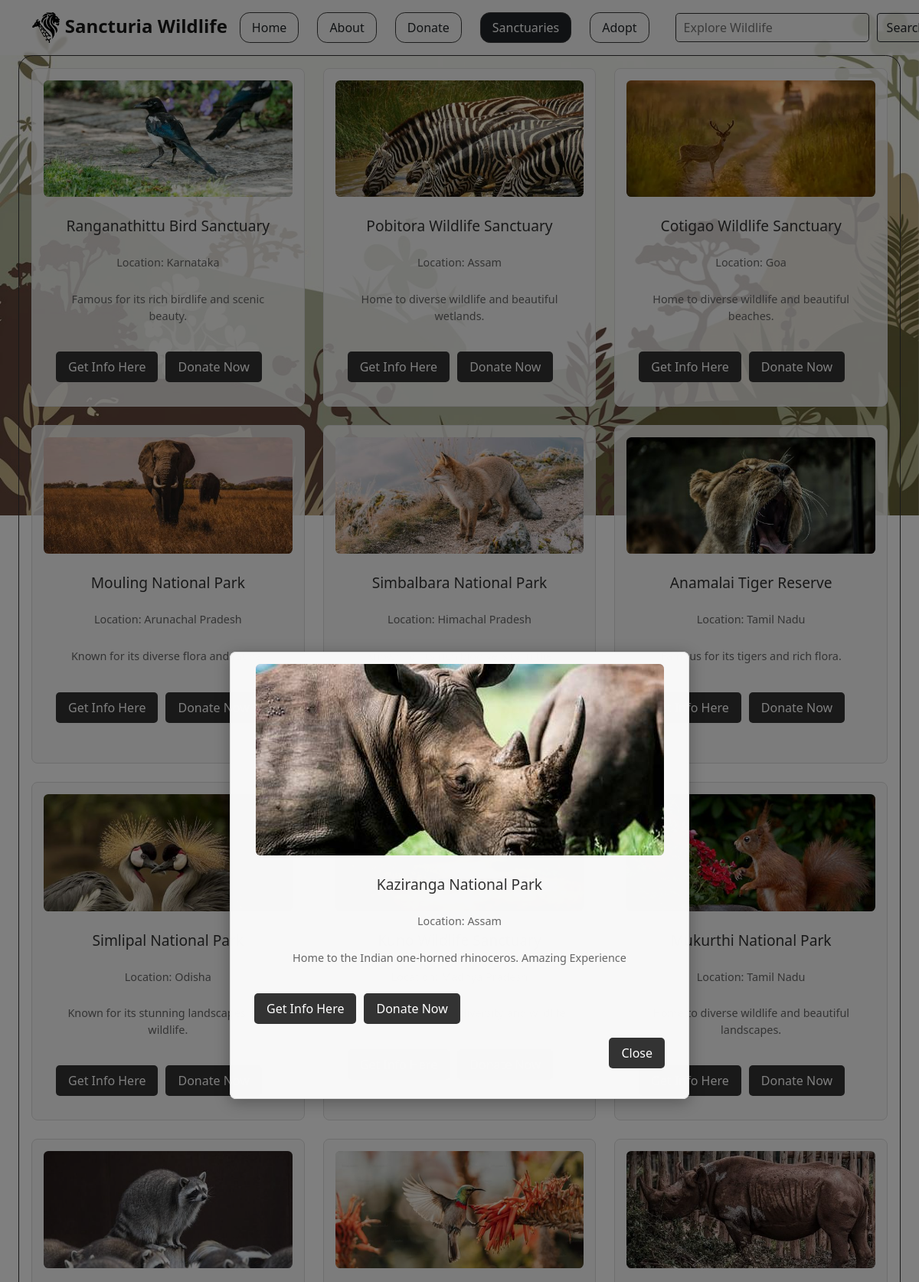
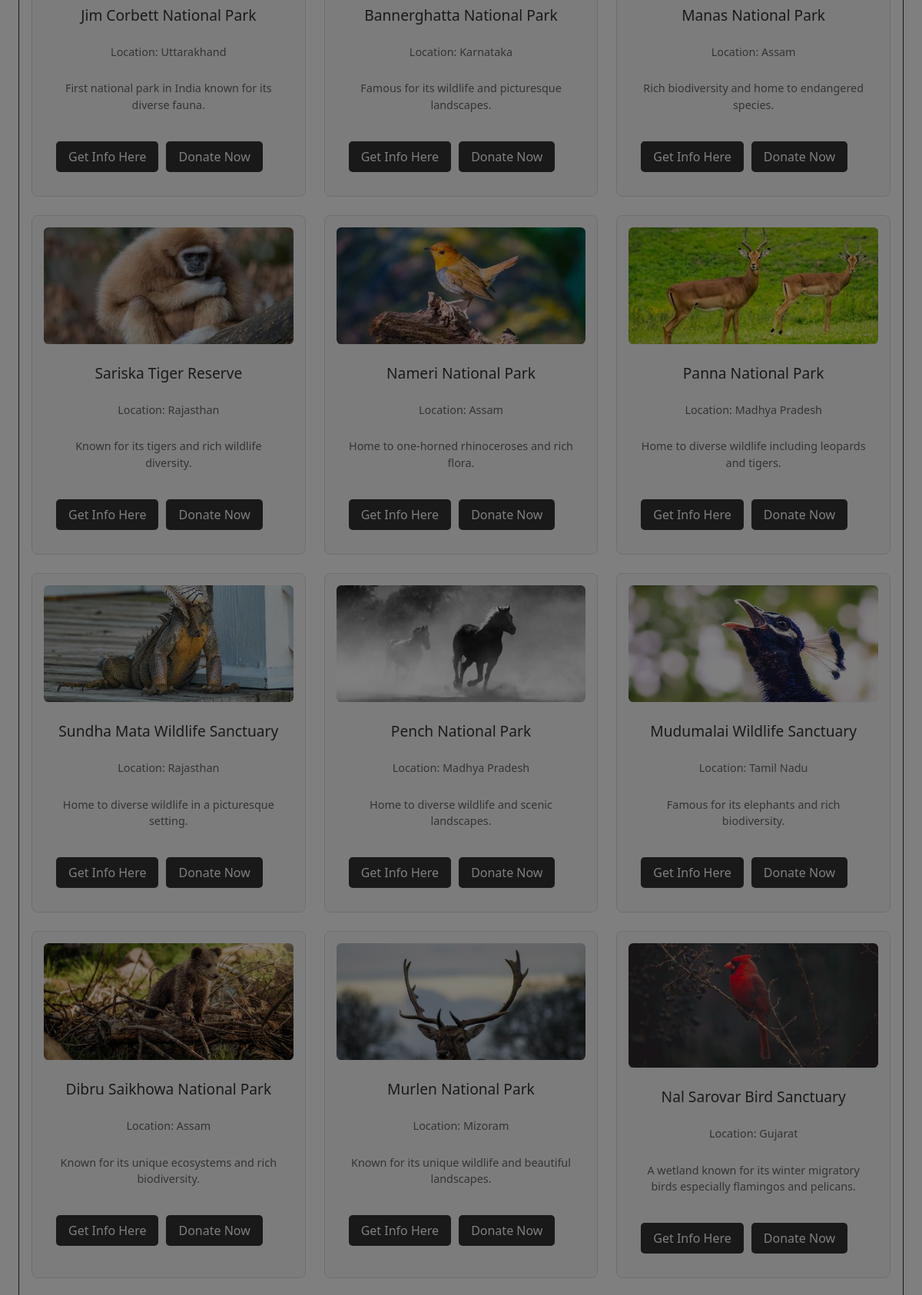
Page /pages/sanctuaries/sancturies.php?from_home=Kaziranga National Park (upper part) on the committed database (2 pictures, top to bottom).
### tables this page shows
CREATE TABLE sanctuaries (
    sanctuary_id INT PRIMARY KEY AUTO_INCREMENT,
    name VARCHAR(200) UNIQUE NOT NULL,
    location VARCHAR(100) NOT NULL,
    description TEXT,
    image_path VARCHAR(255),
    website_url VARCHAR(255),
    created_at TIMESTAMP DEFAULT CURRENT_TIMESTAMP,
    INDEX idx_name (name)
);

### pages/sanctuaries/sancturies.php (the view, shortened to what this page needs)
<?php
require_once '../../config/database.php';
try {
    $stmt = $pdo->query("SELECT * FROM sanctuaries ORDER BY RAND()");
    $sanctuaries = $stmt->fetchAll(PDO::FETCH_ASSOC);
} catch (PDOException $e) {
    die("Error fetching sanctuaries: " . $e->getMessage());
}
$searched_sanctuary = null;
$homepage_sanctuary = isset($_GET['from_home']) ? $_GET['from_home'] : null;
if ($homepage_sanctuary) {
    try {
        $stmt = $pdo->prepare("SELECT * FROM sanctuaries WHERE name LIKE ? LIMIT 1");
        $stmt->execute([$homepage_sanctuary . '%']);
        $searched_sanctuary = $stmt->fetch(PDO::FETCH_ASSOC);
    } catch (PDOException $e) {
    }
}
?>
<!doctype html>
<html lang="en">
<head>
    <link href="https://cdn.jsdelivr.net/npm/bootstrap@5.0.2/dist/css/bootstrap.min.css" rel="stylesheet">
    <link rel="stylesheet" href="./sancturiesStyle.css">
</head>
<body>
    <img src="/Assets_TBU/Background Images/SancturiesBg.jpeg" alt="Background" class="backBg">
    <nav class="navbar navbar-expand-md navbar-light" style="backdrop-filter: blur(1px);">
        <div class="container" id="navBar">
            <a class="navbar-brand fw-bold fs-4" href="/index.html">
                <img src="/Assets_TBU/Background Images/Sancturia Logo Black.png" alt="logo" style="height: 40px;">
                Sancturia Wildlife
            </a>
            <div class="collapse navbar-collapse justify-content-around" id="navbarNav">
                <ul class="navbar-nav mx-auto" id="navBarList">
                    <li class="nav-item">
                        <a class="btn btn-outline-dark me-4 my-2" href="/index.html">Home</a>
                    </li>
                    <li class="nav-item">
                        <a class="btn btn-outline-dark me-4 my-2" href="/pages/about/about.html">About</a>
                    </li>
                    <li class="nav-item">
                        <a class="btn btn-outline-dark me-4 my-2" href="/pages/donate/donate.php">Donate</a>
                    </li>
                    <li class="nav-item">
                        <a class="btn btn-dark me-4 my-2" href="/pages/sanctuaries/sancturies.php">Sanctuaries</a>
                    </li>
                    <li class="nav-item">
                        <a class="btn btn-outline-dark me-4 my-2" href="/pages/adopt/adopt.html">Adopt</a>
                    </li>
                </ul>
                <form method="GET" action="sancturies.php" class="d-flex">
                    <input type="text" name="search" placeholder="Explore Wildlife" class="searchBar"
                           value="<?php echo isset($_GET['search']) ? htmlspecialchars($_GET['search']) : ''; ?>">
                    <button type="submit" class="searchBtn btn btn-outline-dark me-2">Search</button>
                </form>
            </div>
        </div>
    </nav>
    <div class="modal-backdrop-custom" onclick="closeModal()"></div>
    <?php if ($searched_sanctuary): ?>
    <div class="searchedModal">
        <div class="sanctuary-card">
            <div class="sanctuary-image-bg">
                <img src="<?php echo htmlspecialchars($searched_sanctuary['image_path']); ?>"
                     class="sanctuary-image img-fluid"
                     alt="<?php echo htmlspecialchars($searched_sanctuary['name']); ?>">
            </div>
            <div class="sanctuary-content">
                <h3><?php echo htmlspecialchars($searched_sanctuary['name']); ?></h3>
                <p>Location: <?php echo htmlspecialchars($searched_sanctuary['location']); ?></p>
                <p><?php echo htmlspecialchars($searched_sanctuary['description']); ?></p>
                <div class="button-group">
                    <button>
                        <a href="<?php echo htmlspecialchars($searched_sanctuary['website_url']); ?>"
                           target="_blank"
                           style="text-decoration: none; color: white;">
                            Get Info Here
                        </a>
                    </button>
                    <button class="btn-donate" onclick="donateToSanctuary('<?php echo htmlspecialchars($searched_sanctuary['name'], ENT_QUOTES); ?>')">
                        Donate Now
                    </button>
                </div>
                <button class="btn btn-danger my-2" onclick="closeModal()">Close</button>
            </div>
        </div>
    </div>
    <?php endif; ?>
    <section class="sanctuary-grid">
        <?php if (!empty($sanctuaries)): ?>
            <?php foreach ($sanctuaries as $sanctuary): ?>
                <div class="sanctuary-card">
                    <div class="sanctuary-image-bg">
                        <img src="<?php echo htmlspecialchars($sanctuary['image_path']); ?>"
                             class="sanctuary-image img-fluid"
                             alt="<?php echo htmlspecialchars($sanctuary['name']); ?>">
                    </div>
                    <div class="sanctuary-content">
                        <h3><?php echo htmlspecialchars($sanctuary['name']); ?></h3>
                        <p>Location: <?php echo htmlspecialchars($sanctuary['location']); ?></p>
                        <p><?php echo htmlspecialchars($sanctuary['description']); ?></p>
                        <div class="button-group">
                            <button>
                                <a href="<?php echo htmlspecialchars($sanctuary['website_url']); ?>"
                                   target="_blank"
                                   style="text-decoration: none; color: white;">
                                    Get Info Here
                                </a>
                            </button>
                            <button class="btn-donate" onclick="donateToSanctuary('<?php echo htmlspecialchars($sanctuary['name'], ENT_QUOTES); ?>')">
                                Donate Now
                            </button>
                        </div>
                    </div>
                </div>
            <?php endforeach; ?>
        <?php else: ?>
            <p style="text-align: center; padding: 20px;">No sanctuaries found.</p>
        <?php endif; ?>
    </section>
</body>
</html>

### pages/sanctuaries/sancturiesStyle.css (style rules this page uses)
* { margin: 0; padding: 0; user-select: none; box-sizing: border-box; }
.backBg { width: 100vw; height: 100vh; position: fixed; z-index: -1; object-fit: cover; }
.navbar { position: sticky; top: 0px; z-index: 1; background-color: rgba(249, 249, 249,0.8); }
#navBarList a { padding: 7px 15px; border: 1px solid rgb(59, 59, 59); border-radius: .8rem; font-weight: 500; }
.searchBar { margin: auto 10px; padding: 5.9px 10px; background-color: transparent; color: #333; outline: none; border: 1px solid #333; border-radius: .3rem; transition: .3s; }
.sanctuary-grid { margin: auto 2vw; display: grid; border: 1px solid #333; border-radius: 1.2rem; grid-template-columns: repeat(auto-fit, minmax(270px, 1fr)); gap: 1.5rem; padding: 1rem; }
.sanctuary-card { border: 1px solid #ddd; padding: 15px; background-color: rgba(249, 249, 249,0.8); text-align: center; border-radius: 8px; }
.sanctuary-card h3 { margin: 10px -10px; }
.sanctuary-card p { color: #555; }
.sanctuary-card button { background-color: #4CAF50; color: white; padding: 10px 20px; border: none; border-radius: 5px; cursor: pointer; transition: .3s; }
.sanctuary-image { background-color: #ccc; background-size: cover; border-radius: .4rem; }
.sanctuary-content { padding: 1rem; display: grid; grid-template-rows: repeat(4, 50px); }
.sanctuary-content h3 { margin-bottom: 1rem; font-size: 1.2rem; color: #333; }
.sanctuary-content p { margin-bottom: 1rem; font-size: 0.9rem; color: #666; }
.sanctuary-content button { padding: 0.5rem 1rem; background-color: #333; color: #fff; border: none; cursor: pointer; align-self: end; }
@media (min-width: 1200px) { .backBg { width: 100vw; height: auto; } }
@media (max-width: 1200px) { .navbar { margin-left: -100px; scale: 80%; } }
@media (max-width: 1200px) { .navbar { margin-left: 0px; scale: 100%; } }

### rows in the picture
sanctuaries: image_path (picture), name "Kaziranga National Park", location "Assam", description "Home to the Indian one-horned rhinoceros. Amazing Experience"
sanctuaries: image_path (picture), name "Ranganathittu Bird Sanctuary", location "Karnataka", description "Famous for its rich birdlife and scenic beauty."
sanctuaries: image_path (picture), name "Pobitora Wildlife Sanctuary", location "Assam", description "Home to diverse wildlife and beautiful wetlands."
sanctuaries: image_path (picture), name "Cotigao Wildlife Sanctuary", location "Goa", description "Home to diverse wildlife and beautiful beaches."
sanctuaries: image_path (picture), name "Mouling National Park", location "Arunachal Pradesh", description "Known for its diverse flora and fauna."
sanctuaries: image_path (picture), name "Simbalbara National Park", location "Himachal Pradesh"
sanctuaries: image_path (picture), name "Anamalai Tiger Reserve", location "Tamil Nadu", description "Famous for its tigers and rich flora."
sanctuaries: image_path (picture), name "Simlipal National Park", location "Odisha", description "Known for its stunning landscapes and wildlife."
sanctuaries: image_path (picture), name "Mukurthi National Park", location "Tamil Nadu", description "Home to diverse wildlife and beautiful landscapes."
sanctuaries: image_path (picture), name "Jim Corbett National Park", location "Uttarakhand", description "First national park in India known for its diverse fauna."
sanctuaries: image_path (picture), name "Bannerghatta National Park", location "Karnataka", description "Famous for its wildlife and picturesque landscapes."
sanctuaries: image_path (picture), name "Manas National Park", location "Assam", description "Rich biodiversity and home to endangered species."
sanctuaries: image_path (picture), name "Sariska Tiger Reserve", location "Rajasthan", description "Known for its tigers and rich wildlife diversity."
sanctuaries: image_path (picture), name "Nameri National Park", location "Assam", description "Home to one-horned rhinoceroses and rich flora."
sanctuaries: image_path (picture), name "Panna National Park", location "Madhya Pradesh", description "Home to diverse wildlife including leopards and tigers."
sanctuaries: image_path (picture), name "Sundha Mata Wildlife Sanctuary", location "Rajasthan", description "Home to diverse wildlife in a picturesque setting."
sanctuaries: image_path (picture), name "Pench National Park", location "Madhya Pradesh", description "Home to diverse wildlife and scenic landscapes."
sanctuaries: image_path (picture), name "Mudumalai Wildlife Sanctuary", location "Tamil Nadu", description "Famous for its elephants and rich biodiversity."
sanctuaries: image_path (picture), name "Dibru Saikhowa National Park", location "Assam", description "Known for its unique ecosystems and rich biodiversity."
sanctuaries: image_path (picture), name "Murlen National Park", location "Mizoram", description "Known for its unique wildlife and beautiful landscapes."
sanctuaries: image_path (picture), name "Nal Sarovar Bird Sanctuary", location "Gujarat", description "A wetland known for its winter migratory birds especially flamingos and pelicans."
